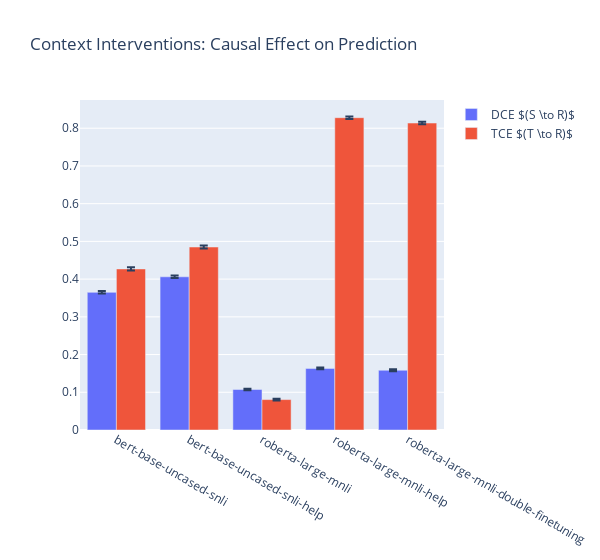

The notebook cell saved with this chart:
### Code cell
metric_col = 'actual_two_class_causal_effect'
interventions = ['intervention_2', 'intervention_3']
result_set = {}

for item in ['mean', 'sem', 'std']:
    for intervention in interventions:
        result_set['model'] = []
        result_set[f'{intervention}_{item}'] = []
        for model in models:
            results_path = f'../experiments/results/{intervention}/{model}/summary_results.tsv'
            results = pd.read_csv(results_path, sep='\t', index_col=0)
            result_set['model'].append(model)
            result_set[f'{intervention}_{item}'].append(results.at[item, metric_col])

result_set = pd.DataFrame(result_set)

fig = plot_metric_comparison(result_set, interventions, metric_col)
fig.update_layout(
        title=r'Context Interventions: Causal Effect on Prediction',
    )
fig.show()
fig.write_image('./results/plots/context_prediction_change.pdf')

### Figure 1 — Plotly figure (JSON) as saved in the notebook; plotly's stock layout.template omitted (floating-point values rounded to 4 significant figures)
{"data": [{"error_y": {"array": [0.003333, 0.003401, 0.002144, 0.002559, 0.002528], "type": "data"}, "name": "DCE $(S \\to R)$", "type": "bar", "x": ["bert-base-uncased-snli", "bert-base-uncased-snli-help", "roberta-large-mnli", "roberta-large-mnli-help", "roberta-large-mnli-double-finetuning"], "y": [0.3649, 0.4061, 0.1074, 0.1633, 0.1584]}, {"error_y": {"array": [0.004139, 0.004182, 0.002278, 0.003158, 0.003257], "type": "data"}, "name": "TCE $(T \\to R)$", "type": "bar", "x": ["bert-base-uncased-snli", "bert-base-uncased-snli-help", "roberta-large-mnli", "roberta-large-mnli-help", "roberta-large-mnli-double-finetuning"], "y": [0.427, 0.4851, 0.08064, 0.8279, 0.8137]}], "layout": {"barmode": "group", "title": {"text": "Context Interventions: Causal Effect on Prediction"}, "width": 600}}
